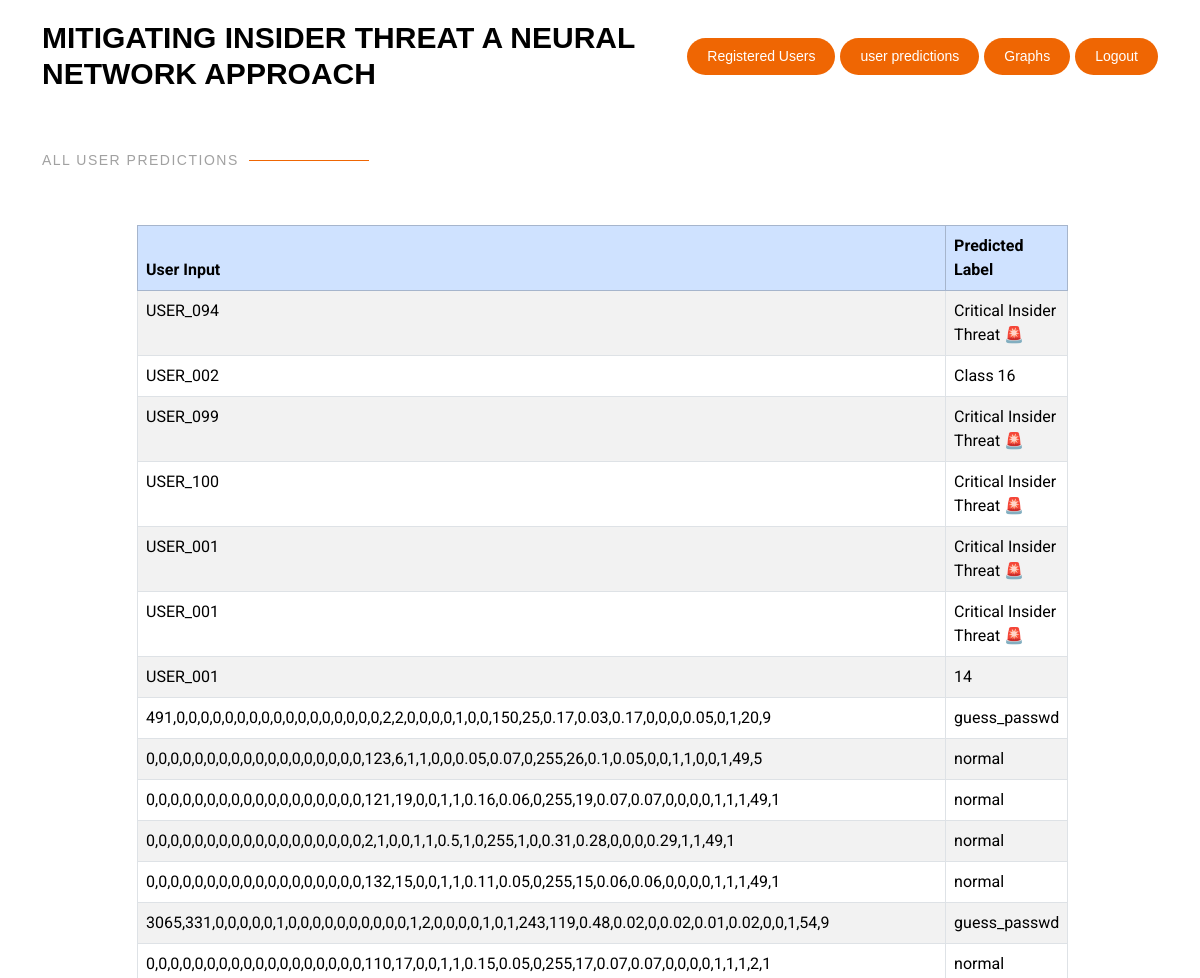
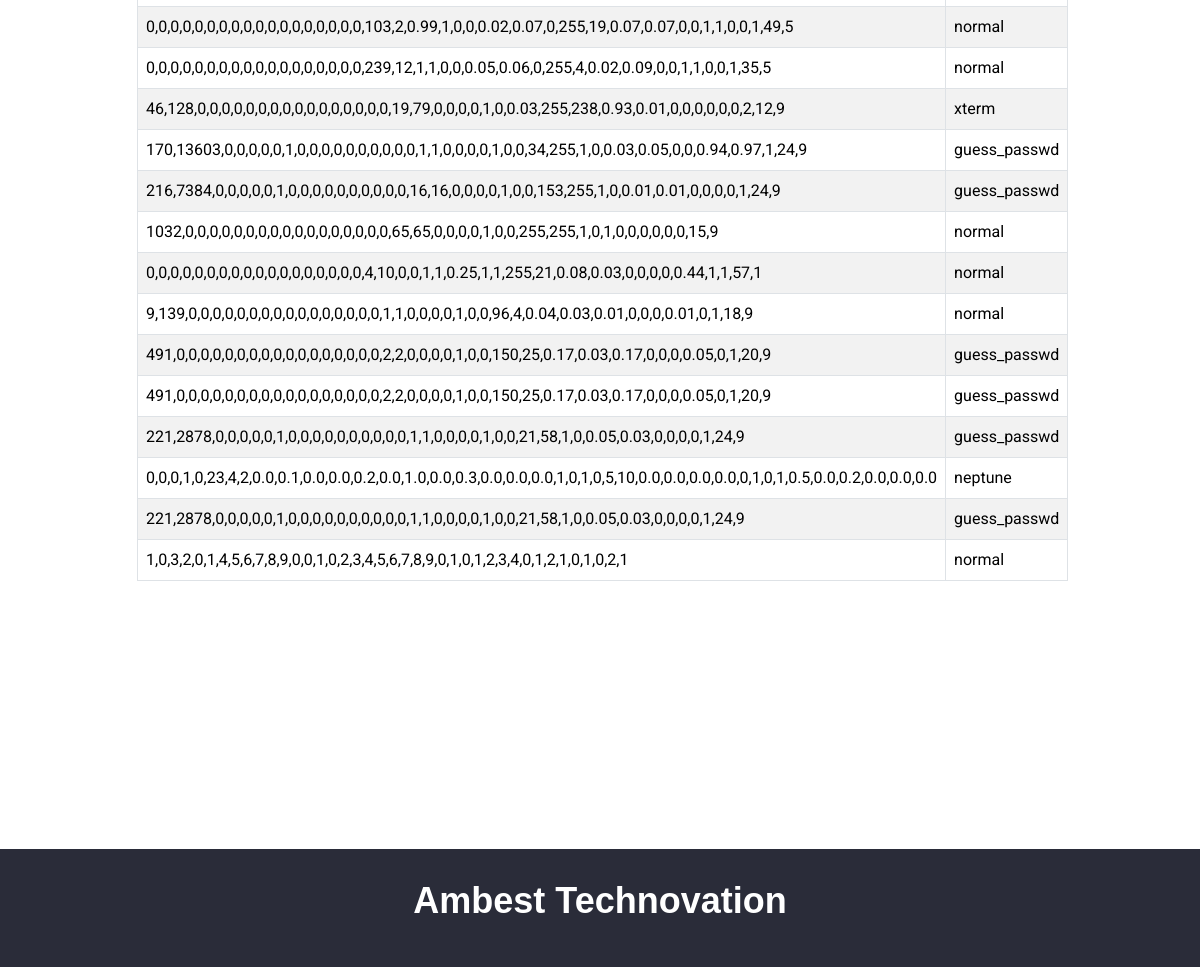
Screenshot of /Admins/adminuserpredictions/ with the database file from the repository (2 pictures, top to bottom).
### Users/models.py (models this page shows, shortened)
class Prediction(models.Model):
    user = models.ForeignKey(User, on_delete=models.CASCADE, null=True, blank=True)
    user_input = models.CharField(max_length=255)
    predicted_label = models.CharField(max_length=255)
    created_at = models.DateTimeField(auto_now_add=True)

### Admins/views.py (the view)
# urls.py: path('adminuserpredictions/', adminuserpredictions, name='adminuserpredictions'),
def adminuserpredictions(request):
    predictions = Prediction.objects.all().order_by('-created_at')
    return render(request, 'admin/adminuserpredictions.html', {'predictions': predictions})

### templates/admin/adminuserpredictions.html
{% extends 'admin/adminbase.html' %}
{% block content %}
<section id="admin-predictions" class="section">
  <div class="container section-title" data-aos="fade-up">
    <h2>All User Predictions</h2>
  </div>
  <div class="container" data-aos="fade" data-aos-delay="100">
    <div class="row justify-content-center">
      <div class="col-lg-10">
        <table class="table table-striped table-bordered" data-aos="fade-up" data-aos-delay="200">
          <thead class="table-primary">
            <tr>
              <th>User Input</th>
              <th>Predicted Label</th>
            </tr>
          </thead>
          <tbody>
            {% for prediction in predictions %}
            <tr>
              <td>{{ prediction.user_input }}</td>
              <td>{{ prediction.predicted_label }}</td>
            </tr>
            {% empty %}
            <tr>
              <td colspan="4" class="text-center">No predictions found.</td>
            </tr>
            {% endfor %}
          </tbody>
        </table>
      </div>
    </div>
  </div>
</section>
{% endblock %}

### templates/admin/adminbase.html (shortened to what this page needs)
<!DOCTYPE html>
{% load static%}
<html lang="en">
<head>
  <link href="{% static 'assets/vendor/bootstrap/css/bootstrap.min.css' %}" rel="stylesheet">
  <link href="{% static 'assets/vendor/bootstrap-icons/bootstrap-icons.css' %}" rel="stylesheet">
  <link href="{% static 'assets/vendor/aos/aos.css' %}" rel="stylesheet">
  <link href="{% static 'assets/vendor/animate.css/animate.min.css' %}" rel="stylesheet">
  <link href="{% static 'assets/vendor/glightbox/css/glightbox.min.css' %}" rel="stylesheet">
  <link href="{% static 'assets/vendor/swiper/swiper-bundle.min.css' %}" rel="stylesheet">
  <link href="{% static 'assets/css/main.css' %}" rel="stylesheet">
</head>
<body class="index-page">
  <header id="header" class="header d-flex align-items-center fixed-top">
    <div class="container-fluid container-xl position-relative d-flex align-items-center justify-content-between">
      <a  class="logo d-flex align-items-center">
        <h1 class="sitename" style="color: black;">MITIGATING INSIDER THREAT A NEURAL NETWORK APPROACH</h1>
      </a>
      <nav id="navmenu" class="navmenu">
        <ul>
          <li><a href="{% url 'adminhome' %}" class="active">Registered Users</a></li>
          <li><a href="{% url 'adminuserpredictions' %}" class="active">user predictions</a></li>
          <li><a href="{% url 'admingraphs' %}" class="active">Graphs</a></li>
          <li><a href="{% url 'user_logout' %}" class="active">Logout</a></li>
        </ul>
      </nav>
    </div>
  </header>
  <main class="main">
    <br><br><br><br>
    {% block content %}{% endblock %}
  </main>
  <br><br><br><br><br><br><br><br>
  <footer id="footer" class="footer dark-background">
    <div class="container">
      <h3 class="sitename" >Ambest Technovation</h3>
    </div>
  </footer>
</body>
</html>

### static/assets/css/main.css (style rules this page uses)
:root { --default-font: "Roboto", system-ui, -apple-system, "Segoe UI", Roboto, "Helvetica Neue", Arial, "Noto Sans", "Liberation Sans", sans-serif, "Apple Color Emoji", "Segoe UI Emoji", "Segoe UI Symbol", "Noto Color Emoji"; --heading-font: "Raleway", sans-serif; --nav-font: "Poppins", sans-serif; }
:root { --background-color: #ffffff; --default-color: #444444; --heading-color: #2a2c39; --accent-color: #ef6603; --surface-color: #ffffff; --contrast-color: #ffffff; }
:root { --nav-color: #ffffff; --nav-hover-color: #ef6603; --nav-mobile-background-color: #ffffff; --nav-dropdown-background-color: #ffffff; --nav-dropdown-color: #060606; --nav-dropdown-hover-color: #ef6603; }
.dark-background { --background-color: #2a2c39; --default-color: #ffffff; --heading-color: #ffffff; --surface-color: #404356; --contrast-color: #ffffff; }
:root { scroll-behavior: smooth; }
body { color: var(--default-color); background-color: var(--background-color); font-family: var(--default-font); }
a { color: var(--accent-color); text-decoration: none; transition: 0.3s; }
h1, h2, h3, h4, h5, h6 { color: var(--heading-color); font-family: var(--heading-font); }
.header { --background-color: rgba(255, 255, 255, 0); --heading-color: #ffffff; color: var(--default-color); background-color: var(--background-color); padding: 20px 0; transition: all 0.5s; z-index: 997; }
.header .logo { line-height: 1; }
.header .logo h1 { font-size: 30px; margin: 0; font-weight: 700; color: var(--heading-color); }
@media (min-width: 1200px) { .navmenu { padding: 0; } }
@media (min-width: 1200px) { .navmenu ul { margin: 0; padding: 0; display: flex; list-style: none; align-items: center; } }
@media (min-width: 1200px) { .navmenu li { position: relative; margin-left: 5px; } }
@media (min-width: 1200px) { .navmenu a, .navmenu a:focus { color: var(--nav-color); padding: 8px 20px; font-size: 14px; font-family: var(--nav-font); font-weight: 400; display: flex; align-items: center; justify-content: space-between; white-space: nowrap; transition: 0.3s; border-radius: 50px; } }
@media (min-width: 1200px) { .navmenu li:hover>a, .navmenu .active, .navmenu .active:focus { background-color: var(--nav-hover-color); } }
.footer { color: var(--default-color); background-color: var(--background-color); font-size: 14px; text-align: center; padding: 30px 0; position: relative; }
.footer h3 { font-size: 36px; font-weight: 700; position: relative; padding: 0; margin: 0 0 15px 0; }
section, .section { color: var(--default-color); background-color: var(--background-color); padding: 60px 0; scroll-margin-top: 77px; overflow: clip; }
.section-title { padding-bottom: 60px; position: relative; }
.section-title h2 { font-size: 14px; font-weight: 500; padding: 0; line-height: 1px; margin: 0; letter-spacing: 1.5px; text-transform: uppercase; color: color-mix(in srgb, var(--default-color), transparent 50%); position: relative; }
.section-title h2::after { content: ""; width: 120px; height: 1px; display: inline-block; background: var(--accent-color); margin: 4px 10px; }

### rows the page displays
Prediction: user_input "USER_094", predicted_label "Critical Insider Threat 🚨"
Prediction: user_input "USER_002", predicted_label "Class 16"
Prediction: user_input "USER_099", predicted_label "Critical Insider Threat 🚨"
Prediction: user_input "USER_100", predicted_label "Critical Insider Threat 🚨"
Prediction: user_input "USER_001", predicted_label "Critical Insider Threat 🚨"
Prediction: user_input "USER_001", predicted_label "Critical Insider Threat 🚨"
Prediction: user_input "USER_001", predicted_label "14"
Prediction: user_input "491,0,0,0,0,0,0,0,0,0,0,0,0,0,0,0,0,0,2,2,0,0,0,0,1,0,0,150,25,0.17,0.03,0.17,0,0,0,0.05,0,1,20,9", predicted_label "guess_passwd"
Prediction: user_input "0,0,0,0,0,0,0,0,0,0,0,0,0,0,0,0,0,0,123,6,1,1,0,0,0.05,0.07,0,255,26,0.1,0.05,0,0,1,1,0,0,1,49,5", predicted_label "normal"
Prediction: user_input "0,0,0,0,0,0,0,0,0,0,0,0,0,0,0,0,0,0,121,19,0,0,1,1,0.16,0.06,0,255,19,0.07,0.07,0,0,0,0,1,1,1,49,1", predicted_label "normal"
Prediction: user_input "0,0,0,0,0,0,0,0,0,0,0,0,0,0,0,0,0,0,2,1,0,0,1,1,0.5,1,0,255,1,0,0.31,0.28,0,0,0,0.29,1,1,49,1", predicted_label "normal"
Prediction: user_input "0,0,0,0,0,0,0,0,0,0,0,0,0,0,0,0,0,0,132,15,0,0,1,1,0.11,0.05,0,255,15,0.06,0.06,0,0,0,0,1,1,1,49,1", predicted_label "normal"
Prediction: user_input "3065,331,0,0,0,0,0,1,0,0,0,0,0,0,0,0,0,0,1,2,0,0,0,0,1,0,1,243,119,0.48,0.02,0,0.02,0.01,0.02,0,0,1,54,9", predicted_label "guess_passwd"
Prediction: user_input "0,0,0,0,0,0,0,0,0,0,0,0,0,0,0,0,0,0,110,17,0,0,1,1,0.15,0.05,0,255,17,0.07,0.07,0,0,0,0,1,1,1,2,1", predicted_label "normal"
Prediction: user_input "0,0,0,0,0,0,0,0,0,0,0,0,0,0,0,0,0,0,103,2,0.99,1,0,0,0.02,0.07,0,255,19,0.07,0.07,0,0,1,1,0,0,1,49,5", predicted_label "normal"
Prediction: user_input "0,0,0,0,0,0,0,0,0,0,0,0,0,0,0,0,0,0,239,12,1,1,0,0,0.05,0.06,0,255,4,0.02,0.09,0,0,1,1,0,0,1,35,5", predicted_label "normal"
Prediction: user_input "46,128,0,0,0,0,0,0,0,0,0,0,0,0,0,0,0,0,19,79,0,0,0,0,1,0,0.03,255,238,0.93,0.01,0,0,0,0,0,0,2,12,9", predicted_label "xterm"
Prediction: user_input "170,13603,0,0,0,0,0,1,0,0,0,0,0,0,0,0,0,0,1,1,0,0,0,0,1,0,0,34,255,1,0,0.03,0.05,0,0,0.94,0.97,1,24,9", predicted_label "guess_passwd"
Prediction: user_input "216,7384,0,0,0,0,0,1,0,0,0,0,0,0,0,0,0,0,16,16,0,0,0,0,1,0,0,153,255,1,0,0.01,0.01,0,0,0,0,1,24,9", predicted_label "guess_passwd"
Prediction: user_input "1032,0,0,0,0,0,0,0,0,0,0,0,0,0,0,0,0,0,65,65,0,0,0,0,1,0,0,255,255,1,0,1,0,0,0,0,0,0,15,9", predicted_label "normal"
Prediction: user_input "0,0,0,0,0,0,0,0,0,0,0,0,0,0,0,0,0,0,4,10,0,0,1,1,0.25,1,1,255,21,0.08,0.03,0,0,0,0,0.44,1,1,57,1", predicted_label "normal"
Prediction: user_input "9,139,0,0,0,0,0,0,0,0,0,0,0,0,0,0,0,0,1,1,0,0,0,0,1,0,0,96,4,0.04,0.03,0.01,0,0,0,0.01,0,1,18,9", predicted_label "normal"
Prediction: user_input "491,0,0,0,0,0,0,0,0,0,0,0,0,0,0,0,0,0,2,2,0,0,0,0,1,0,0,150,25,0.17,0.03,0.17,0,0,0,0.05,0,1,20,9", predicted_label "guess_passwd"
Prediction: user_input "491,0,0,0,0,0,0,0,0,0,0,0,0,0,0,0,0,0,2,2,0,0,0,0,1,0,0,150,25,0.17,0.03,0.17,0,0,0,0.05,0,1,20,9", predicted_label "guess_passwd"
Prediction: user_input "221,2878,0,0,0,0,0,1,0,0,0,0,0,0,0,0,0,0,1,1,0,0,0,0,1,0,0,21,58,1,0,0.05,0.03,0,0,0,0,1,24,9", predicted_label "guess_passwd"
Prediction: user_input "0,0,0,1,0,23,4,2,0.0,0.1,0.0,0.0,0.2,0.0,1.0,0.0,0.3,0.0,0.0,0.0,1,0,1,0,5,10,0.0,0.0,0.0,0.0,0,1,0,1,0.5,0.0,0.2,0.0,0.0,0.0", predicted_label "neptune"
Prediction: user_input "221,2878,0,0,0,0,0,1,0,0,0,0,0,0,0,0,0,0,1,1,0,0,0,0,1,0,0,21,58,1,0,0.05,0.03,0,0,0,0,1,24,9", predicted_label "guess_passwd"
Prediction: user_input "1,0,3,2,0,1,4,5,6,7,8,9,0,0,1,0,2,3,4,5,6,7,8,9,0,1,0,1,2,3,4,0,1,2,1,0,1,0,2,1", predicted_label "normal"
